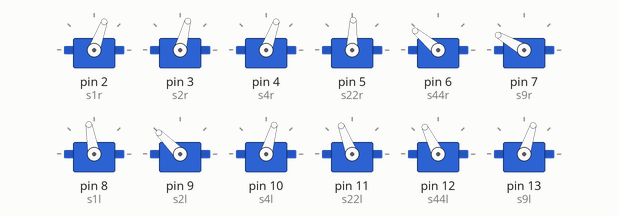
A sketch run on a simulated Arduino Uno, built with avr-gcc and run on an emulated ATmega328P. Shown: 12 × servo.

Above: at 5.05 s.
At 8.65 s:
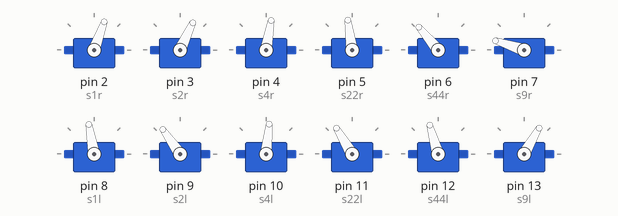
At 11.0 s:
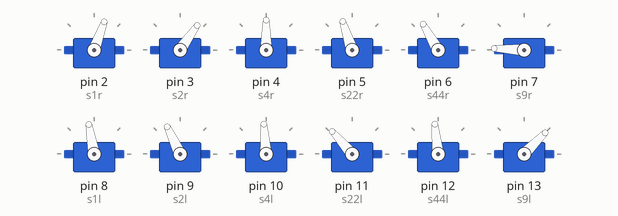
Timing chart, 0 to 12.8 s (numbered marks = the images above):
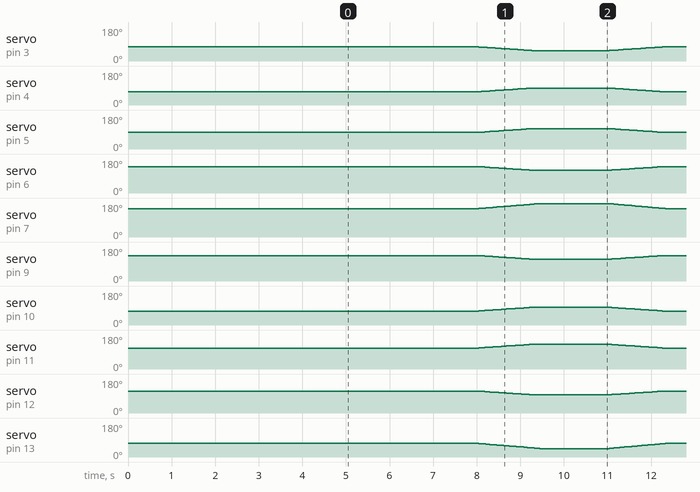

The sketch:

squat.ino
```cpp
#include <VarSpeedServo.h>

VarSpeedServo S1_R;
VarSpeedServo S2_R;
VarSpeedServo S4_R;
VarSpeedServo S22_R;
VarSpeedServo S44_R;
VarSpeedServo S9_R;

VarSpeedServo S1_L;
VarSpeedServo S2_L;
VarSpeedServo S4_L;
VarSpeedServo S22_L;
VarSpeedServo S44_L;
VarSpeedServo S9_L;

#define s1r 2
#define s2r 3
#define s4r 4
#define s22r 5
#define s44r 6
#define s9r 7

#define s1l 8
#define s2l 9
#define s4l 10
#define s22l 11
#define s44l 12
#define s9l 13
  int i;
  float thS1_R=-30;
  float thS1_L=0;
  float thS2_R=80;
  float thS4_R=140;
  float thS9_L=-40;
  float thS2_L=45;
  float thS4_L=200;
  float thS9_R=-5;
void setup() {
      S1_R.attach(s1r);
    S2_R.attach(s2r);
    S4_R.attach(s4r);
    S22_R.attach(s22r);
    S44_R.attach(s44r);
    S9_L.attach(s9r);

    S1_L.attach(s1l);
    S2_L.attach(s2l);
    S4_L.attach(s4l);
    S22_L.attach(s22l);
    S44_L.attach(s44l);
    S9_R.attach(s9l);

  S1_R.write(100+thS1_R);//1480
  S2_R.write(85+thS2_R-90);//94+thS2_R-90);//-x  94   \78
  S4_R.write(110+thS4_R-180);//1+thS4_R-90);//86  1
  S22_R.write(98-thS2_R+70);//99-thS2_R+90);//+x      /98
  S44_R.write(75-thS4_R+205);//171-thS4_R+90);//81  171    (73)
  S9_L.write(110-thS9_L);//115+x/2);//+x/2

  S1_L.write(100+thS1_L);//1390
  S2_L.write(100-thS2_L+80);//+x
  S4_L.write(79-thS4_L+195);//180-thS4_L+90);
  S22_L.write(76+thS2_L-10);//-x
  S44_L.write(96+thS4_L-180);//0+thS4_L-90);
  S9_R.write(77+thS9_R);//76-x/2);//-x/2
  delay(5000);

}

void loop() {

  // put your main code here, to run repeatedly:
  if(i== 0){
   thS1_R=-30;
   thS1_L=0;
   thS2_R=80;
   thS4_R=140;
   thS9_L=-40;
   thS2_L=45;
   thS4_L=200;
   thS9_R=-5;

S1_R.write(100+thS1_R,10);//1480
  S2_R.write(85+thS2_R-90,10);//94+thS2_R-90);//-x  94   \78
  S4_R.write(110+thS4_R-180,10);//1+thS4_R-90);//86  1
  S22_R.write(98-thS2_R+70,10);//99-thS2_R+90);//+x      /98
  S44_R.write(75-thS4_R+205,10);//171-thS4_R+90);//81  171    (73)
  S9_L.write(110-thS9_L,13);//115+x/2);//+x/2

  S1_L.write(100+thS1_L,10);//1390
  S2_L.write(100-thS2_L+80,10);//+x
  S4_L.write(79-thS4_L+195,10);//180-thS4_L+90);
  S22_L.write(76+thS2_L-10,10);//-x
  S44_L.write(96+thS4_L-180,10);//0+thS4_L-90);
  S9_R.write(77+thS9_R,13);//76-x/2);//-x/2

  delay(3000);
  i=1;
  }
   if(i== 1){
   thS1_R=-30;
   thS1_L=0;
   thS2_R=60;
   thS4_R=160;
   thS9_L=-67;
  thS2_L=65;
  thS4_L=180;
   thS9_R=-32;
     S1_R.write(100+thS1_R,10);//1480
  S2_R.write(85+thS2_R-90,10);//94+thS2_R-90);//-x  94   \78
  S4_R.write(110+thS4_R-180,10);//1+thS4_R-90);//86  1
  S22_R.write(98-thS2_R+70,10);//99-thS2_R+90);//+x      /98
  S44_R.write(75-thS4_R+205,10);//171-thS4_R+90);//81  171    (73)
  S9_L.write(110-thS9_L,12);//115+x/2);//+x/2

  S1_L.write(100+thS1_L,10);//1390
  S2_L.write(100-thS2_L+80,10);//+x
  S4_L.write(79-thS4_L+195,10);//180-thS4_L+90);
  S22_L.write(76+thS2_L-10,10);//-x
  S44_L.write(96+thS4_L-180,10);//0+thS4_L-90);
  S9_R.write(77+thS9_R,12);//76-x/2);//-x/2
  delay(3000);
  i=0;
}
}
```
